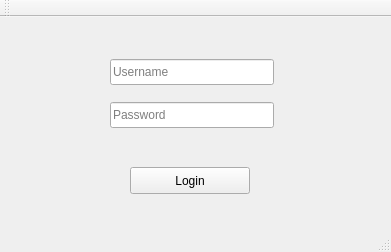
<?xml version="1.0" encoding="UTF-8"?>
<ui version="4.0">
 <class>LoginWindow</class>
 <widget class="QMainWindow" name="LoginWindow">
  <property name="geometry">
   <rect>
    <x>0</x>
    <y>0</y>
    <width>391</width>
    <height>252</height>
   </rect>
  </property>
  <property name="maximumSize">
   <size>
    <width>400</width>
    <height>400</height>
   </size>
  </property>
  <property name="windowTitle">
   <string>LoginWindow</string>
  </property>
  <widget class="QWidget" name="centralWidget">
   <widget class="QPushButton" name="loginButton">
    <property name="geometry">
     <rect>
      <x>130</x>
      <y>150</y>
      <width>120</width>
      <height>27</height>
     </rect>
    </property>
    <property name="text">
     <string>Login</string>
    </property>
   </widget>
   <widget class="QLineEdit" name="usernameLineEdit">
    <property name="geometry">
     <rect>
      <x>110</x>
      <y>42</y>
      <width>164</width>
      <height>26</height>
     </rect>
    </property>
    <property name="maxLength">
     <number>255</number>
    </property>
    <property name="placeholderText">
     <string>Username</string>
    </property>
   </widget>
   <widget class="QLineEdit" name="passwordLineEdit">
    <property name="geometry">
     <rect>
      <x>110</x>
      <y>85</y>
      <width>164</width>
      <height>26</height>
     </rect>
    </property>
    <property name="maxLength">
     <number>32</number>
    </property>
    <property name="echoMode">
     <enum>QLineEdit::Password</enum>
    </property>
    <property name="placeholderText">
     <string>Password</string>
    </property>
   </widget>
  </widget>
  <widget class="QMenuBar" name="menuBar">
   <property name="geometry">
    <rect>
     <x>0</x>
     <y>0</y>
     <width>391</width>
     <height>24</height>
    </rect>
   </property>
  </widget>
  <widget class="QToolBar" name="mainToolBar">
   <attribute name="toolBarArea">
    <enum>TopToolBarArea</enum>
   </attribute>
   <attribute name="toolBarBreak">
    <bool>false</bool>
   </attribute>
  </widget>
  <widget class="QStatusBar" name="statusBar"/>
 </widget>
 <layoutdefault spacing="6" margin="11"/>
 <resources/>
 <connections/>
 <slots>
  <slot>connectToServer()</slot>
  <slot>usernameFieldChanged()</slot>
  <slot>passwordFieldChanged()</slot>
 </slots>
</ui>
